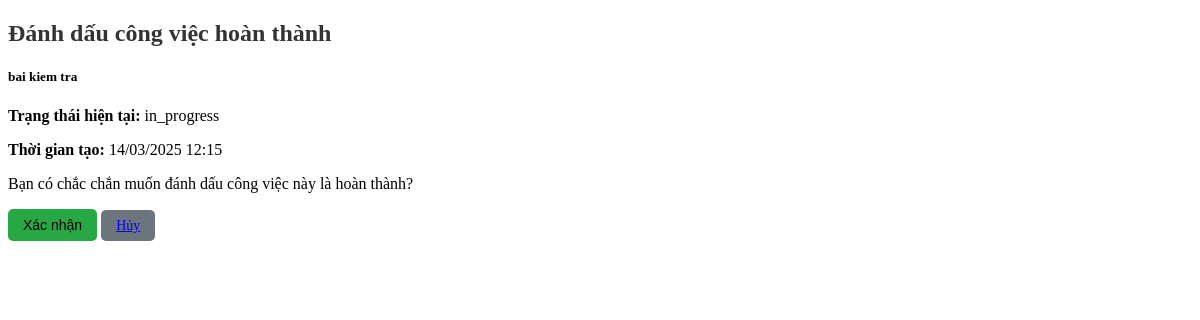
Page /complete/1/ on the committed database.
### base/models.py (models this page shows, shortened)
class Task(models.Model):
    STATUS_CHOICES = [
        ("pending", "Chưa hoàn thành"),
        ("completed", "Đã hoàn thành"),
    ]
    title = models.CharField(max_length=255)
    description = models.TextField(blank=True)
    status = models.CharField(max_length=20, choices=STATUS_CHOICES, default="pending")
    created = models.DateTimeField(auto_now_add=True)
    finished = models.DateTimeField(null=True, blank=True)  # Lưu thời gian hoàn thành
    category = models.ForeignKey(Category, on_delete=models.SET_NULL, null=True, blank=True)
    assigned_to = models.ForeignKey(User, on_delete=models.CASCADE, null=True, blank=True)

### base/views.py (the view)
# urls.py: path('complete/<int:task_id>/', task_complete, name='task_complete'),
def task_complete(request, task_id):
    task = get_object_or_404(Task, id=task_id)
    if request.method == "POST":
        task.mark_completed()
        return redirect('/task_list/')
    return render(request, 'task/task_complete.html', {'task': task})

### base/templates/task/task_complete.html (shortened to what this page needs)
{% extends "base.html" %}
{% load static %}
{% block content %}
<div class="container mt-4">
    <h2 class="text-center">Đánh dấu công việc hoàn thành</h2>
    <div class="card shadow-lg p-4">
        <h5 class="text-primary">{{ task.title }}</h5>
        <p><strong>Trạng thái hiện tại:</strong> {{ task.get_status_display }}</p>
        <p><strong>Thời gian tạo:</strong> {{ task.created|date:"d/m/Y H:i" }}</p>
        <form method="post">
            <p>Bạn có chắc chắn muốn đánh dấu công việc này là hoàn thành?</p>
            <button type="submit" class="btn btn-success">Xác nhận</button>
            <a href="{% url 'base:task_list' %}" class="btn btn-secondary">Hủy</a>
        </form>
    </div>
</div>
{% endblock  %}

### base/static/css/styles_home.css (style rules this page uses)
.container { max-width: 1200px; margin: auto; }
.card { border-radius: 10px; transition: transform 0.3s ease, box-shadow 0.3s ease; }
h2.text-center { font-size: 24px; font-weight: bold; color: #333; }
.btn { border-radius: 5px; padding: 8px 15px; font-size: 14px; }
.btn-success { background-color: #28a745; border: none; }
.btn-secondary { background-color: #6c757d; border: none; }

### rows in the picture
Task: title "bai kiem tra", status "in_progress", created "14/03/2025 12:15"
